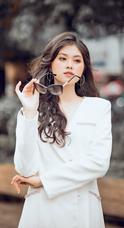
#> input picture image/anh-02.png, 124 x 228 px, shrunk from 500 x 920 before the run; its folder holds 4 pictures in this run
$ python main.py   (older library calls are emulated)
#> lines starting #> are read from the running program, lines starting #| are printed output that depends on the picture
r"""
Ứng dụng thư viện OpenCV - các thuật toán xử lý ảnh cơ bản.
Chạy: python main.py
Cài đặt: pip install opencv-python matplotlib
"""

import sys
from pathlib import Path

import cv2
import matplotlib

matplotlib.use("Agg")
import matplotlib.pyplot as plt

IMAGE_DIR = Path("image")
IMAGE_EXTENSIONS = {".jpg", ".jpeg", ".png", ".bmp"}
THRESHOLD_VALUE = 128
BLUR_KERNEL = (3, 3)
GAUSSIAN_KERNEL = (5, 5)
GAUSSIAN_SIGMA = 1.0


def cau_hinh_console_utf8():
    if sys.platform == "win32":
        try:
            sys.stdout.reconfigure(encoding="utf-8")
            sys.stderr.reconfigure(encoding="utf-8")
        except (AttributeError, OSError):
            pass


def quet_danh_sach_anh():
    """Quét thư mục image/, trả về danh sách file ảnh."""
    if not IMAGE_DIR.is_dir():
        return []
    return sorted(
        p for p in IMAGE_DIR.iterdir()
        if p.is_file() and p.suffix.lower() in IMAGE_EXTENSIONS
    )


def hien_menu_anh(danh_sach):
    print("\n===== DANH SÁCH ẢNH =====\n")
    for i, f in enumerate(danh_sach, 1):
        print(f"{i}. {f.name}")
    print("\n0. Thoát chương trình")


def hien_menu_thuat_toan():
    print("\n===== THUẬT TOÁN =====\n")
    print("1. Chuyển ảnh xám (Grayscale)")
    print("2. Nhị phân hóa (Thresholding)")
    print("3. Biểu đồ histogram (Histogram)")
    print("4. Lọc trung bình (Mean Filter)")
    print("5. Lọc Gaussian (Gaussian Filter)")
    print("6. Phát hiện biên Sobel (Sobel Edge Detection)")
    print("7. Thoát chương trình")
    print("8. Chọn ảnh khác")


def luu_ket_qua(anh, thu_muc, ten_file):
    """Lưu ảnh kết quả vào thư mục con của image/."""
    out_dir = IMAGE_DIR / thu_muc
    out_dir.mkdir(parents=True, exist_ok=True)
    path = out_dir / ten_file
    if cv2.imwrite(str(path), anh):
        print(f"Đã lưu kết quả tại: {path.resolve()}")
    else:
        print("Lỗi: không lưu được file kết quả.")


def xu_ly_grayscale(anh):
    ket_qua = cv2.cvtColor(anh, cv2.COLOR_BGR2GRAY)
    luu_ket_qua(ket_qua, "grayscale", "result.jpg")


def xu_ly_thresholding(anh):
    xam = cv2.cvtColor(anh, cv2.COLOR_BGR2GRAY)
    _, ket_qua = cv2.threshold(xam, THRESHOLD_VALUE, 255, cv2.THRESH_BINARY)
    luu_ket_qua(ket_qua, "threshold", "result.jpg")


def xu_ly_histogram(anh):
    xam = cv2.cvtColor(anh, cv2.COLOR_BGR2GRAY)
    hist = cv2.calcHist([xam], [0], None, [256], [0, 256])
    out_dir = IMAGE_DIR / "histogram"
    out_dir.mkdir(parents=True, exist_ok=True)
    path = out_dir / "histogram.png"
    plt.figure(figsize=(10, 5))
    plt.plot(hist, color="steelblue")
    plt.title("Histogram ảnh xám")
    plt.xlabel("Mức cường độ")
    plt.ylabel("Số lượng pixel")
    plt.xlim(0, 255)
    plt.tight_layout()
    plt.savefig(str(path), dpi=150)
    plt.close()
    print(f"Đã lưu kết quả tại: {path.resolve()}")


def xu_ly_mean_filter(anh):
    ket_qua = cv2.blur(anh, BLUR_KERNEL)
    luu_ket_qua(ket_qua, "mean_filter", "result.jpg")


def xu_ly_gaussian_filter(anh):
    ket_qua = cv2.GaussianBlur(anh, GAUSSIAN_KERNEL, GAUSSIAN_SIGMA)
    luu_ket_qua(ket_qua, "gaussian_filter", "result.jpg")


def xu_ly_sobel(anh):
    xam = cv2.cvtColor(anh, cv2.COLOR_BGR2GRAY)
    gx = cv2.Sobel(xam, cv2.CV_64F, 1, 0, ksize=3)
    gy = cv2.Sobel(xam, cv2.CV_64F, 0, 1, ksize=3)
    abs_x = cv2.convertScaleAbs(gx)
    abs_y = cv2.convertScaleAbs(gy)
    ket_qua = cv2.addWeighted(abs_x, 0.5, abs_y, 0.5, 0)
    luu_ket_qua(ket_qua, "sobel", "result.jpg")


def chon_anh(danh_sach):
    while True:
        hien_menu_anh(danh_sach)
        try:
            chon = int(input("Chọn ảnh: ").strip())
        except ValueError:
            print("Lỗi: vui lòng nhập số nguyên.")
            continue
        if chon == 0:
            return None
        if 1 <= chon <= len(danh_sach):
            return danh_sach[chon - 1]
        print(f"Lỗi: hãy nhập từ 0 đến {len(danh_sach)}.")
#> this loop made 1 pass; the answer given on pass 1: 3


def vong_lap_thuat_toan(anh, ten_anh):
    xu_ly = {
        1: xu_ly_grayscale,
        2: xu_ly_thresholding,
        3: xu_ly_histogram,
        4: xu_ly_mean_filter,
        5: xu_ly_gaussian_filter,
        6: xu_ly_sobel,
    }
    print(f"\nĐang xử lý: {ten_anh}")
    h, w = anh.shape[:2]
    print(f"Kích thước ảnh: {w} x {h}")
    while True:
        hien_menu_thuat_toan()
        try:
            chon = int(input("Chọn thuật toán: ").strip())
        except ValueError:
            print("Lỗi: vui lòng nhập số nguyên.")
            continue
        if chon in (0, 7):
            return "thoat"
        if chon == 8:
            return "doi_anh"
        if chon in xu_ly:
            print(f"\nĐang chạy thuật toán {chon}...")
            xu_ly[chon](anh)
        else:
            print("Lỗi: lựa chọn không hợp lệ.")


def main():
    cau_hinh_console_utf8()
    IMAGE_DIR.mkdir(parents=True, exist_ok=True)
    print("=" * 50)
    print("XU LY ANH BANG OpenCV")
    print("=" * 50)
    while True:
        danh_sach = quet_danh_sach_anh()
        if not danh_sach:
            print(f"\nLỗi: không có ảnh trong '{IMAGE_DIR.resolve()}'.")
            print("Hãy thêm file .jpg, .jpeg, .png hoặc .bmp vào thư mục image/.")
            sys.exit(1)
        duong_dan = chon_anh(danh_sach)
        if duong_dan is None:
            print("\nKết thúc chương trình.")
            break
        anh = cv2.imread(str(duong_dan))
#> anh is the input picture: shape (228, 124, 3); mean B, G, R 141.2, 142.9, 151
        if anh is None:
            print(f"Lỗi: không đọc được ảnh '{duong_dan.name}'.")
            continue
        if vong_lap_thuat_toan(anh, duong_dan.name) == "thoat":
#| Kích thước ảnh: 124 x 228
#> the loop in vong_lap_thuat_toan, `while True:` made 6 passes; the answer given on pass 1: 3
#> pass 1, in xu_ly_histogram, `xam = cv2.cvtColor(anh, cv2.COLOR_BGR2GRAY)`:
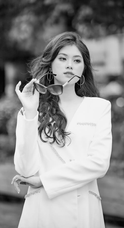
#> xam: shape (228, 124); min 1, max 255, mean 145.2
#> pass 1, in xu_ly_histogram, `plt.savefig(str(path), dpi=150)`:
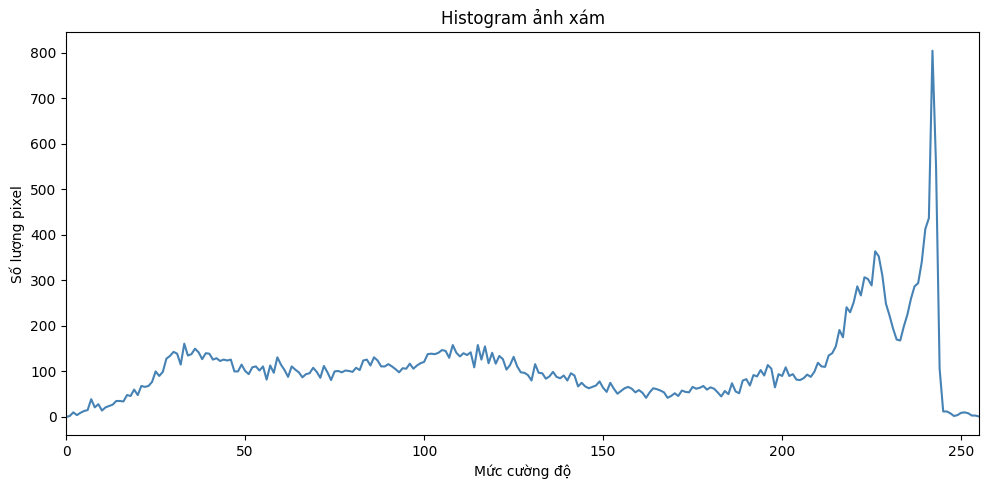
#> figure drawn by matplotlib, 1 panel; curve peaks at x = 242, y = 805
            print("\nKết thúc chương trình.")
            break


if __name__ == "__main__":
#> (the run stopped early here; a loop or call above may not have finished)
